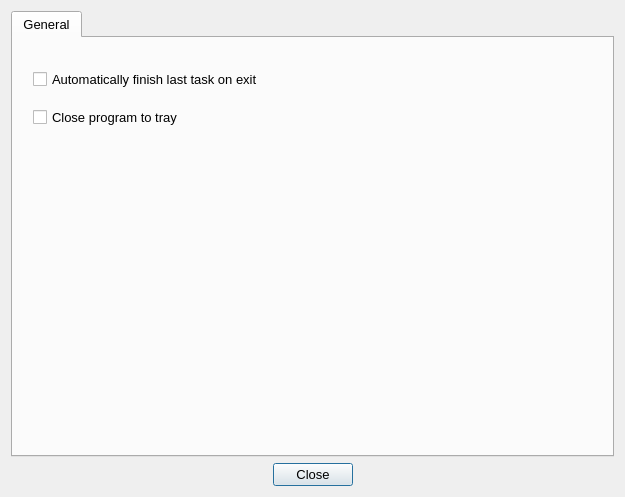
<?xml version="1.0" encoding="UTF-8"?>
<ui version="4.0">
 <class>Preferences</class>
 <widget class="QDialog" name="Preferences">
  <property name="geometry">
   <rect>
    <x>0</x>
    <y>0</y>
    <width>625</width>
    <height>497</height>
   </rect>
  </property>
  <property name="font">
   <font>
    <pointsize>10</pointsize>
   </font>
  </property>
  <property name="windowTitle">
   <string>Dialog</string>
  </property>
  <layout class="QGridLayout" name="gridLayout">
   <item row="0" column="0">
    <widget class="QTabWidget" name="tabWidget">
     <property name="currentIndex">
      <number>0</number>
     </property>
     <widget class="QWidget" name="generalTab">
      <attribute name="title">
       <string>General</string>
      </attribute>
      <widget class="QWidget" name="">
       <property name="geometry">
        <rect>
         <x>20</x>
         <y>20</y>
         <width>297</width>
         <height>81</height>
        </rect>
       </property>
       <layout class="QVBoxLayout" name="verticalLayout">
        <item>
         <widget class="QCheckBox" name="checkBox">
          <property name="text">
           <string>Automatically finish last task on exit</string>
          </property>
         </widget>
        </item>
        <item>
         <widget class="QCheckBox" name="checkBox_2">
          <property name="text">
           <string>Close program to tray</string>
          </property>
         </widget>
        </item>
       </layout>
      </widget>
     </widget>
    </widget>
   </item>
   <item row="1" column="0">
    <layout class="QHBoxLayout" name="horizontalLayout">
     <item>
      <spacer name="horizontalSpacer">
       <property name="orientation">
        <enum>Qt::Horizontal</enum>
       </property>
       <property name="sizeHint" stdset="0">
        <size>
         <width>40</width>
         <height>20</height>
        </size>
       </property>
      </spacer>
     </item>
     <item>
      <widget class="QPushButton" name="pushButton">
       <property name="text">
        <string>Close</string>
       </property>
      </widget>
     </item>
     <item>
      <spacer name="horizontalSpacer_2">
       <property name="orientation">
        <enum>Qt::Horizontal</enum>
       </property>
       <property name="sizeHint" stdset="0">
        <size>
         <width>40</width>
         <height>20</height>
        </size>
       </property>
      </spacer>
     </item>
    </layout>
   </item>
  </layout>
 </widget>
 <resources/>
 <connections/>
</ui>
